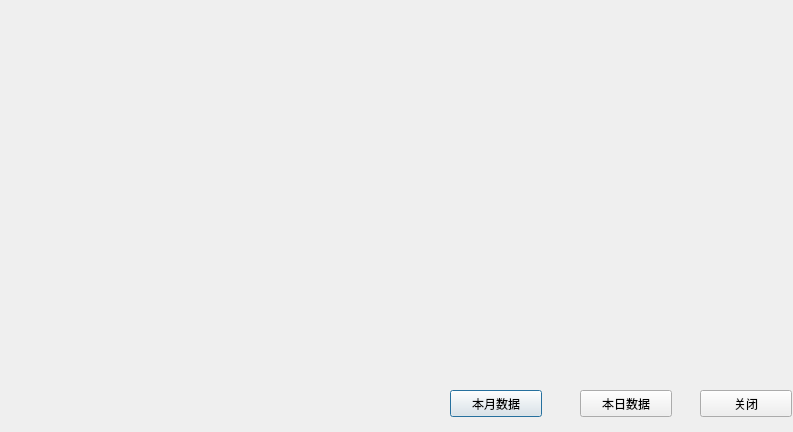
<?xml version="1.0" encoding="UTF-8"?>
<ui version="4.0">
 <class>Dlg_humi</class>
 <widget class="QDialog" name="Dlg_humi">
  <property name="geometry">
   <rect>
    <x>0</x>
    <y>0</y>
    <width>793</width>
    <height>432</height>
   </rect>
  </property>
  <property name="windowTitle">
   <string>Dialog</string>
  </property>
  <widget class="QPushButton" name="Month_humi">
   <property name="geometry">
    <rect>
     <x>450</x>
     <y>390</y>
     <width>92</width>
     <height>27</height>
    </rect>
   </property>
   <property name="text">
    <string>本月数据</string>
   </property>
  </widget>
  <widget class="QPushButton" name="Day_humi">
   <property name="geometry">
    <rect>
     <x>580</x>
     <y>390</y>
     <width>92</width>
     <height>27</height>
    </rect>
   </property>
   <property name="text">
    <string>本日数据</string>
   </property>
  </widget>
  <widget class="QPushButton" name="close">
   <property name="geometry">
    <rect>
     <x>700</x>
     <y>390</y>
     <width>92</width>
     <height>27</height>
    </rect>
   </property>
   <property name="text">
    <string>关闭</string>
   </property>
  </widget>
 </widget>
 <resources/>
 <connections/>
</ui>
